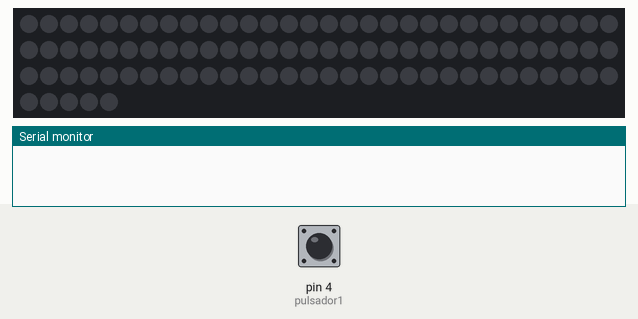
Bench run of a sketch on a simulated Arduino Uno, built with avr-gcc and run on an emulated ATmega328P. Parts: 95 RGB LEDs in strip order, left to right, continuing on the next row, the last lines printed to the serial monitor. The test bench sets the inputs (shaded band); at power-on: pin 4 (pulsador1) LOW.

Above: at 1.2 s.
1.3 s: pin 4 (pulsador1) pulled HIGH for 0.15 s
3.0 s: pin 4 (pulsador1) pulled HIGH for 0.15 s
At 4.2 s:
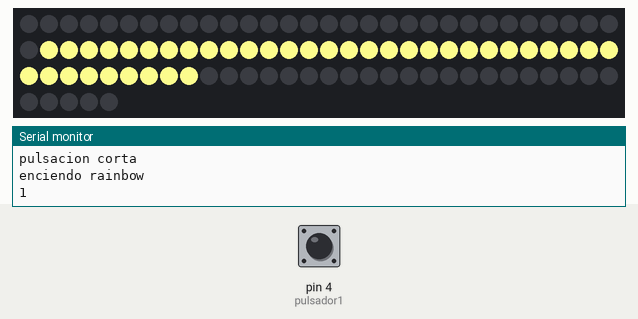
4.7 s: pin 4 (pulsador1) pulled HIGH for 0.15 s
At 5.5 s:
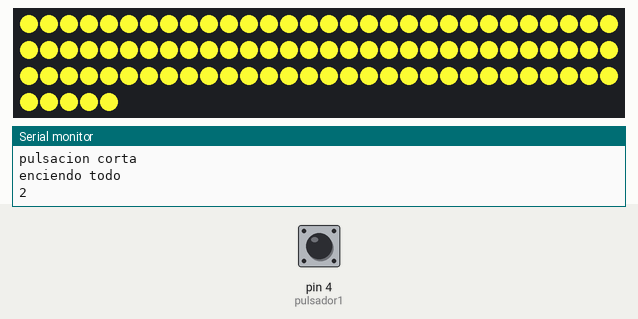
6.4 s: pin 4 (pulsador1) pulled HIGH for 0.15 s
At 7.4 s:
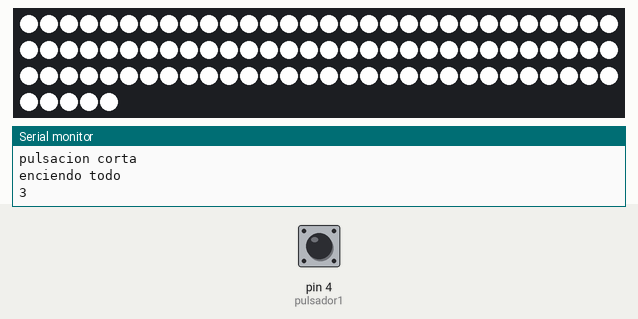
8.2 s: pin 4 (pulsador1) pulled HIGH for 0.15 s
At 9.3 s:
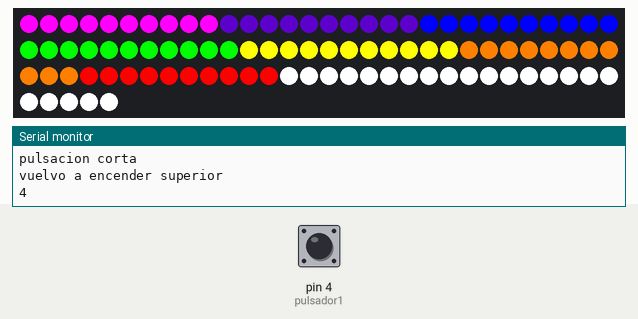
9.9 s: pin 4 (pulsador1) pulled HIGH for 1 s
At 12.4 s:
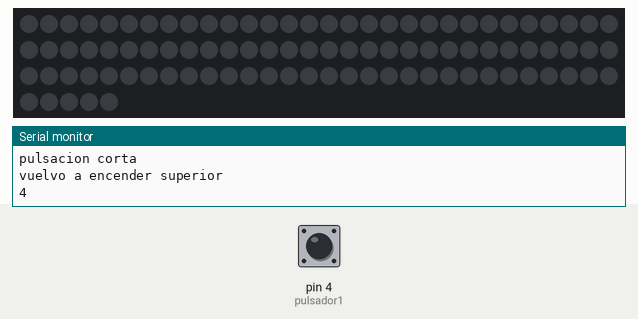
Timing chart, 0 to 13.4 s (numbered marks = the images above; inputs shaded):
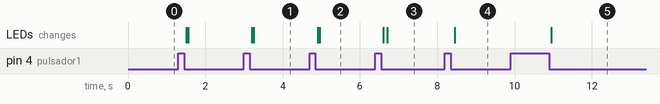

The sketch:

aplique.ino
```cpp
/*mido el tiempor de pulsacion 1
si es menos de 500ms se activa  P1_corta y enciendo led verde
si es mas de 500 ms se activa P2_larga y apago led verde

En este programa se ha programado la impresion cada segundo con una funcion pulso.

*/

//fastled
#include <FastLED.h>
#define NUM_LEDS 95
#define DATA_PIN 6
int superior[] = {31,32,33,34,35,36,37,38,39,40,41,42,43,44,45,46,47,48,49,50,51,52,53,54,55,56,
					57,58,59,60,61,62,63,64,65,66,67,68};
CRGB leds[NUM_LEDS];


int pulsador1 = 4;


//PULSACION
boolean pul_1;
boolean P1_corta;
boolean P1_larga;

//temporizacion para pulsadores
unsigned long T_inicio_pulsacion = 0;
unsigned long T_pulsado = 0;

// Estados de luz
byte modo_luz = 0;
byte estado_luz;


void setup() {
	FastLED.addLeds<NEOPIXEL, DATA_PIN>(leds, NUM_LEDS);

	pinMode(pulsador1, INPUT);

	Serial.begin(115200);

}

void loop() {
	//leo el estado de las entradas
	pul_1 = digitalRead(pulsador1);

	if (pul_1 == HIGH && T_inicio_pulsacion == 0) {
		T_inicio_pulsacion = millis(); //inicializo el tiempo e impido que vuelva a funcionara hasta T_actual valga cero,


	}

	//calculo de la duraccion de la pulsación (T_pulsado)T_inicio_pulsacion
	if (pul_1 == LOW && T_inicio_pulsacion != 0) {

		T_pulsado = millis() - T_inicio_pulsacion;
		T_inicio_pulsacion = 0;
	}

	if (T_pulsado>20 && T_pulsado<500) {
		P1_corta = 1;
		T_pulsado = 0;

	}

	if (T_pulsado >= 500) {
		P1_larga = 1;
		T_pulsado = 0;

	}
	// PULSACION CORTA
	if (P1_corta == 1) {
		Serial.println("pulsacion corta");
		estado_luz = modo_luz++;
		if (estado_luz == 0) {
			apagar();
			Serial.println("enciendo superior");
			muy_tenue();
		}
		if (estado_luz == 1) {
			apagar();
			Serial.println("enciendo rainbow");
			encenderSuperior();
		}
		if (estado_luz == 2){
			apagar();
			Serial.println("enciendo todo");
			calida();
		}
		if (estado_luz == 3) {
			apagar();
			delay(50);
			Serial.println("enciendo todo");
			leer();
		}
		if (estado_luz == 4) {
			delay(50);
			Serial.println("vuelvo a encender superior");
			rainbow();
		}
		if (estado_luz == 5) {
			modo_luz = 0;
			apagar();
			delay(50);
			Serial.println("vuelvo a encender superior");
		}

		Serial.println(estado_luz);
		P1_corta = 0;
	}

	// PULSACION LARGA
	if (P1_larga == 1) {
			apagar();
			modo_luz = 0;
		}

		P1_larga = 0;
	}


//fin loop

void encenderSuperior()
{
	for (byte i = 0; i < 38; i++)
	{
		FastLED.setBrightness(250);
		leds[superior[i]] = CRGB(250, 250, 140);
	}
	delay(50);
	FastLED.show();
}

void apagar() {

	for (byte i = 0; i < 95; i++)
	{
		FastLED.setBrightness(0);
		leds[i] = CRGB(0, 0, 0);
	}
	delay(50);
	FastLED.show();
}

void rainbow() {
	for (byte i = 0; i < 10; i++)
	{
		FastLED.setBrightness(255);
		leds[i] = CRGB(255, 0, 255);  // violeta

	}
	for (byte i = 10; i < 20; i++)
	{
		FastLED.setBrightness(255);
		leds[i] = CRGB(50, 0, 110); // morado

	}
	for (byte i = 20; i < 30; i++)
	{
		FastLED.setBrightness(255);
		leds[i] = CRGB(0, 0, 255); // azul

	}
	for (byte i = 30; i < 41; i++)
	{
		FastLED.setBrightness(255);
		leds[i] = CRGB(0, 255, 0); // verde
;
	}
	for (byte i = 41; i < 52; i++)
	{
		FastLED.setBrightness(255);
		leds[i] = CRGB(255, 255, 0); // amarillo

	}
	for (byte i = 52; i < 63; i++)
	{
		FastLED.setBrightness(255);
		leds[i] = CRGB(255, 127, 0); // naranja

	}
	for (byte i = 63; i < 73; i++)
	{
		FastLED.setBrightness(255);
		leds[i] = CRGB(255, 0, 0); // rojo

	}
	for (byte i = 73; i < 95; i++)
	{
		FastLED.setBrightness(255);
		leds[i] = CRGB(255, 255, 255); // blanco

	}
	delay(50);
	FastLED.show();

}

void leer() {
	for (byte i = 0; i < 95; i++)
	{
		FastLED.setBrightness(255);
		leds[i] = CRGB(255, 255, 255); // blanco
	}
	delay(50);
	FastLED.show();
}

void calida() {

	for (byte i = 0; i < 95; i++)
	{
		FastLED.setBrightness(250);
		leds[i] = CRGB(250, 250, 50);
	}
	delay(50);
	FastLED.show();
}

void muy_tenue() {
	for (byte i = 0; i < 95; i = i+10)
	{
		FastLED.setBrightness(250);
		leds[i] = CRGB(250, 250, 50);
	}
	delay(50);
	FastLED.show();
}
```

Measured:
- after the input at 3.0 s, the LEDs: first change after 0.20 s (image 1 shows a later state)
- after the input at 4.7 s, the LEDs: first change after 0.20 s (image 2 shows a later state)
- after the input at 6.4 s, the LEDs: first change after 0.20 s (image 3 shows a later state)
- after the input at 8.2 s, the LEDs: change after 0.25 s (image 4)
- after the input at 9.9 s, the LEDs: change after 1.1 s (image 5)
